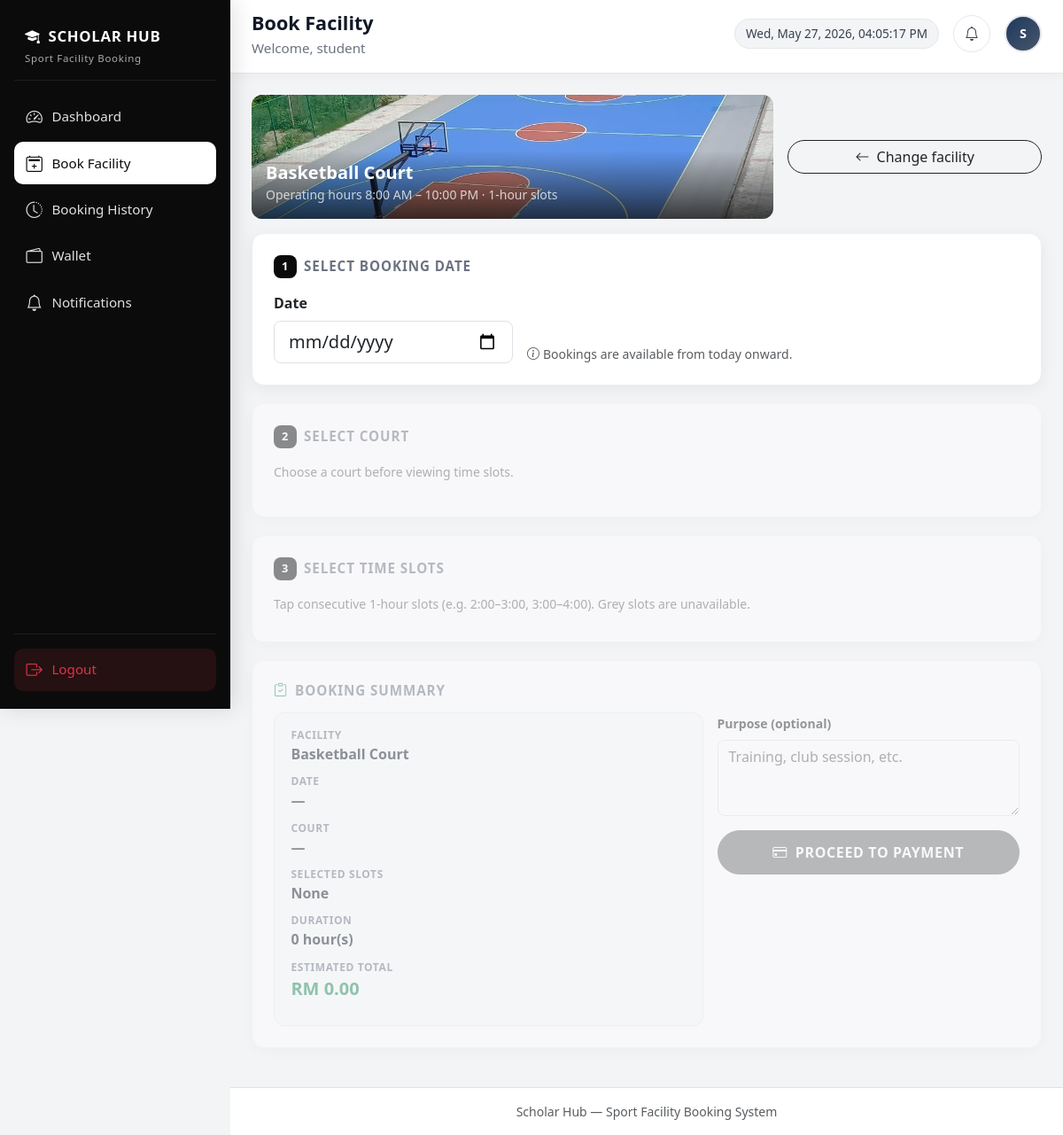
The app's page /booking.php?type=basketball (signed in) with its own data.
### tables this page shows
CREATE TABLE `facilities` (
  `facility_id` int(11) NOT NULL,
  `facility_name` varchar(100) NOT NULL,
  `facility_type` varchar(50) NOT NULL,
  `description` text DEFAULT NULL,
  `image` varchar(255) DEFAULT NULL,
  `location` varchar(100) DEFAULT NULL,
  `opening_time` time DEFAULT NULL,
  `closing_time` time DEFAULT NULL,
  `status` enum('active','maintenance','closed') DEFAULT 'active',
  `created_at` timestamp NOT NULL DEFAULT current_timestamp(),
  `price_amount` decimal(10,2) NOT NULL DEFAULT 5.00,
  `price_mode` enum('hourly','entry') NOT NULL DEFAULT 'hourly',
  `rules` text DEFAULT NULL
);

### booking.php (shortened to what the rows shown need)
<?php
require __DIR__ . '/db.php';
require_once __DIR__ . '/includes/booking_helpers.php';
require_once __DIR__ . '/includes/facility_pricing.php';
$facility_param = isset($_GET['facility']) ? trim((string) $_GET['facility']) : '';
$type_param     = isset($_GET['type']) ? trim((string) $_GET['type']) : '';
$facility = booking_load_facility($conn, $facility_param, $type_param);
$facility_error = '';
$booking_config = null;
if ($facility !== null) {
    $ftype = (string) $facility['facility_type'];
    $img = trim((string) ($facility['image'] ?? ''));
    $pricing = facility_pricing_get($ftype, $conn);
    $booking_config = [
        'facility_id'   => (int) $facility['facility_id'],
        'facility_name' => (string) $facility['facility_name'],
        'facility_type' => $ftype,
        'image'         => $img,
        'is_court_based'=> booking_is_court_based($ftype),
        'court_label'   => $ftype === 'snooker' ? 'Table' : 'Court',
        'unit_price'    => $pricing ? (float) $pricing['amount'] : 0,
        'price_label'   => $pricing ? (string) $pricing['label'] : '',
        'pricing_mode'  => $pricing ? (string) $pricing['mode'] : 'hourly',
    ];
}
$min_date = date('Y-m-d');
?>
<!DOCTYPE html>
<html lang="en">
<head>
    <link href="https://cdn.jsdelivr.net/npm/bootstrap@5.3.3/dist/css/bootstrap.min.css" rel="stylesheet">
    <link href="https://cdn.jsdelivr.net/npm/bootstrap-icons@1.11.3/font/bootstrap-icons.css" rel="stylesheet">
</head>
<body>
<div class="main-wrap" id="mainWrap">
    <main class="content-area">
        <?php if ($facility_error !== ''): ?>
            <div class="booking-card">
                <div class="alert alert-warning mb-3">
                    <i class="bi bi-exclamation-triangle me-2"></i><?php echo htmlspecialchars($facility_error, ENT_QUOTES, 'UTF-8'); ?>
                </div>
                <a href="student_dashboard.php" class="btn btn-dark rounded-pill">
                    <i class="bi bi-arrow-left me-1"></i> Back to Dashboard
                </a>
            </div>
        <?php else: ?>
            <div class="row g-3 mb-3">
                <div class="col-lg-8">
                    <div class="facility-hero-mini">
                        <img src="<?php echo htmlspecialchars($booking_config['image'], ENT_QUOTES, 'UTF-8'); ?>" alt="">
                        <div class="overlay">
                            <div>
                                <h1 class="h5 fw-bold mb-0"><?php echo htmlspecialchars($booking_config['facility_name'], ENT_QUOTES, 'UTF-8'); ?></h1>
                                <small class="opacity-75">Operating hours 8:00 AM – 10:00 PM · 1-hour slots</small>
                            </div>
                        </div>
                    </div>
                </div>
                <div class="col-lg-4 d-flex align-items-stretch">
                    <a href="student_dashboard.php" class="btn btn-outline-dark rounded-pill align-self-center w-100">
                        <i class="bi bi-arrow-left me-1"></i> Change facility
                    </a>
                </div>
            </div>
            <div class="booking-card" id="stepDate">
                <h3><span class="step-num">1</span> Select booking date</h3>
                <div class="row g-3 align-items-end">
                    <div class="col-sm-6 col-md-4">
                        <label for="bookingDate" class="form-label fw-semibold">Date</label>
                        <input type="date" class="form-control form-control-lg rounded-3" id="bookingDate" name="booking_date" min="<?php echo htmlspecialchars($min_date, ENT_QUOTES, 'UTF-8'); ?>" required>
                    </div>
                    <div class="col-sm-6">
                        <p class="small text-muted mb-0"><i class="bi bi-info-circle me-1"></i>Bookings are available from today onward.</p>
                    </div>
                </div>
            </div>
            <div class="booking-card section-disabled" id="stepCourt" <?php echo $booking_config['is_court_based'] ? '' : 'style="display:none;"'; ?>>
                <h3>
                    <span class="step-num">2</span>
                    Select <?php echo htmlspecialchars(strtolower($booking_config['court_label']), ENT_QUOTES, 'UTF-8'); ?>
                </h3>
                <p class="small text-muted mb-3">Choose a <?php echo htmlspecialchars(strtolower($booking_config['court_label']), ENT_QUOTES, 'UTF-8'); ?> before viewing time slots.</p>
            </div>
            <div class="booking-card section-disabled" id="stepSlots">
                <h3>
                    <span class="step-num"><?php echo $booking_config['is_court_based'] ? '3' : '2'; ?></span>
                    Select time slots
                </h3>
                <p class="small text-muted mb-2">Tap consecutive 1-hour slots (e.g. 2:00–3:00, 3:00–4:00). Grey slots are unavailable.</p>
            </div>
            <div class="booking-card section-disabled" id="stepSummary">
                <h3><i class="bi bi-clipboard-check text-success"></i> Booking summary</h3>
                <div class="row g-3">
                    <div class="col-md-7">
                        <dl class="summary-box mb-0">
                            <dt>Facility</dt>
                            <dd id="sumFacility"><?php echo htmlspecialchars($booking_config['facility_name'], ENT_QUOTES, 'UTF-8'); ?></dd>
                            <dt>Date</dt>
                            <dd id="sumDate">—</dd>
                            <dt id="sumCourtLabel" <?php echo $booking_config['is_court_based'] ? '' : 'class="d-none"'; ?>><?php echo htmlspecialchars($booking_config['court_label'], ENT_QUOTES, 'UTF-8'); ?></dt>
                            <dd id="sumCourt" <?php echo $booking_config['is_court_based'] ? '' : 'class="d-none"'; ?>">—</dd>
                            <dt>Selected slots</dt>
                            <dd id="sumSlots">None</dd>
                            <dt>Duration</dt>
                            <dd id="sumDuration">0 hour(s)</dd>
                            <dt>Estimated total</dt>
                            <dd id="sumTotal" class="text-success fs-5">RM 0.00</dd>
                        </dl>
                    </div>
                    <div class="col-md-5">
                        <label for="bookingPurpose" class="form-label small fw-semibold">Purpose (optional)</label>
                        <textarea class="form-control rounded-3 mb-3" id="bookingPurpose" rows="3" placeholder="Training, club session, etc."></textarea>
                        <button type="button" class="btn btn-dark btn-proceed w-100" id="btnProceed" disabled>
                            <i class="bi bi-credit-card me-1"></i> Proceed to Payment
                        </button>
                    </div>
                </div>
            </div>
        <?php endif; ?>
    </main>
</div>
</body>
</html>

### records on screen
facilities: image (picture), facility_name "Basketball Court"

### other values on screen
$student_name "student"
$ini "S"
$booking_config['court_label'] "COURT"
$booking_config['court_label'] "court"
